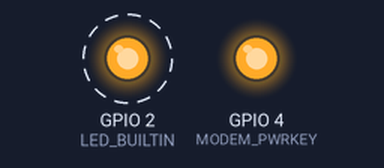
Simulated run of this sketch. Board: ESP32. Parts: output pins drawn as LEDs (lit = HIGH). Dashed ring = blinking. Pins used as bus, display or sensor lines are not drawn; what the sketch prints to the serial monitor is not drawn.

Above: at 3.2 s.
Timing chart, 0 to 6.0 s (numbered marks = the images above):
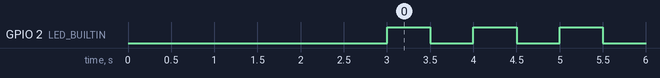

Measured:
- by itself, GPIO 2 (LED_BUILTIN): alternates HIGH for 0.50 s and LOW for 0.50 s

The sketch:

esp32sim800l_blink.ino
```cpp
#define TINY_GSM_MODEM_SIM800

#include <TinyGsmClient.h>
#include <SoftwareSerial.h>

#define MODEM_RST 5
#define MODEM_PWRKEY 4
#define MODEM_POWER_ON 23
#define MODEM_TX 27
#define MODEM_RX 26
#define LED_BUILTIN 2

#define SerialMon Serial

#define SerialAT Serial1

TinyGsm modem(SerialAT);
TinyGsmClient gsmClient;

void setup() {
  // put your setup code here, to run once:
  SerialMon.begin(115200);

  pinMode(LED_BUILTIN,OUTPUT);

  pinMode(MODEM_PWRKEY,OUTPUT);
  pinMode(MODEM_RST,OUTPUT);
  pinMode(MODEM_POWER_ON,OUTPUT);

  digitalWrite(MODEM_PWRKEY,HIGH);
  digitalWrite(MODEM_POWER_ON,HIGH);

  SerialAT.begin(115200,SERIAL_8N1,MODEM_RX,MODEM_TX);
  delay(3000);

  SerialMon.println("Initializing modem...");
  modem.restart();

  if(modem.testAT()){
    SerialMon.println("Modem is ready!");
  }else{
    SerialMon.println("Failed to initialize modem.");
  }
}

void loop() {
  // put your main code here, to run repeatedly:
  digitalWrite(LED_BUILTIN,HIGH);
  delay(500);
  digitalWrite(LED_BUILTIN,LOW);
  delay(500);

}

// #define LED_BUILTIN 2 // Onboard LED pin

// void setup() {
//   pinMode(LED_BUILTIN, OUTPUT); // Set LED pin as output
// }

// void loop() {
//   digitalWrite(LED_BUILTIN, HIGH); // Turn the LED on
//   delay(1000);                     // Wait for 1 second
//   digitalWrite(LED_BUILTIN, LOW);  // Turn the LED off
//   delay(1000);                     // Wait for 1 second
// }
```
